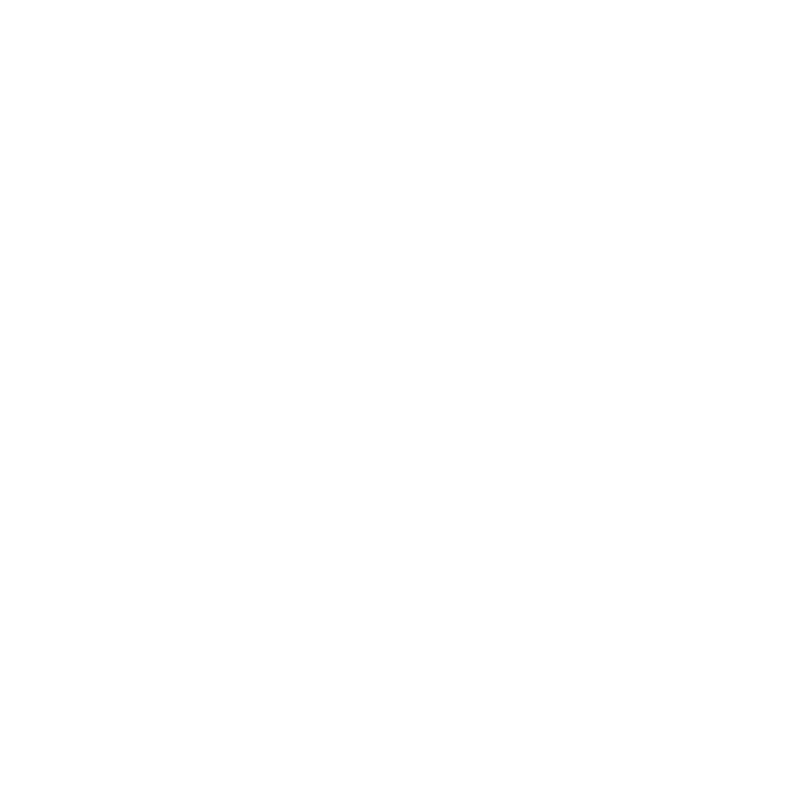
Frame 1 (no input)
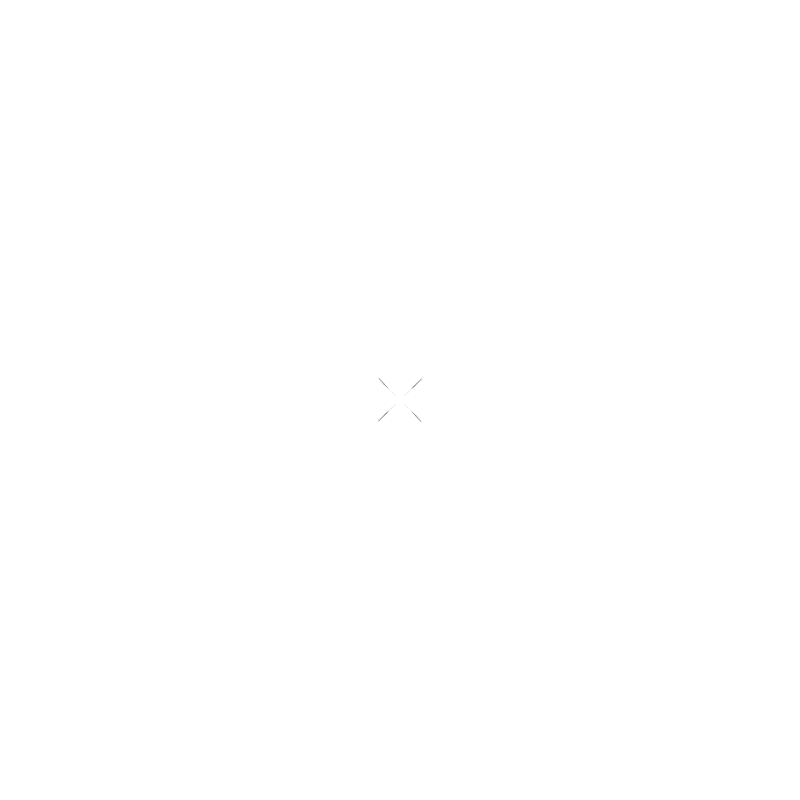
Frame 60 (the mouse pressed at the canvas centre just before this capture)
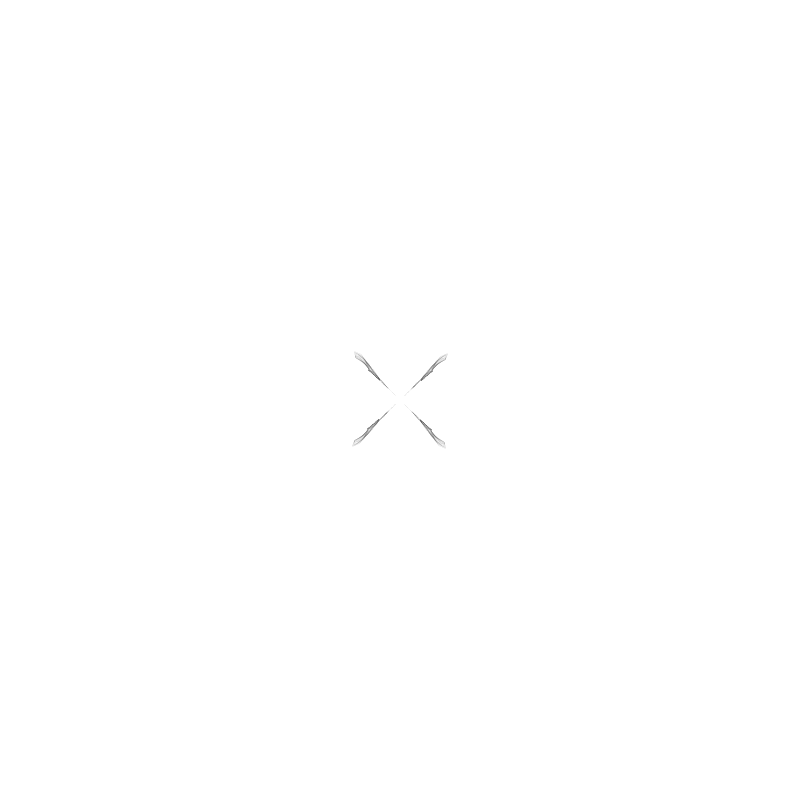
Frame 120 (the mouse held since frame 60 and released just before this capture)

The Processing sketch that drew these frames (run headless with seeded random() and noise(); from frame 60 on, the mouse is pressed at the canvas centre):

// Processing sketch: processing_44502
// ── processing_44502.pde


float rot;
float skl;

float posX;
float ruidoX = .009;
float varX;
float posY;
float ruidoY = .0095;
float varY;

float aposX;
float aruidoX = .008;
float avarX;
float aposY;
float aruidoY = .0085;
float avarY;

float bposX;
float bruidoX = .007;
float bvarX;
float bposY;
float bruidoY = .0075;
float bvarY;

float cposX;
float cruidoX = .006;
float cvarX;
float cposY;
float cruidoY = .0065;
float cvarY;


// - - - -  - - -  -- - - - - - SETUP - - - - - - - - - - - -


void setup (){
  
  
 size (800,800);
 smooth();
 background (255);
 frameRate (40); 
 
}


// - - - - - - - - -  - - -DRAW - - - - - - - - - - - 


void draw (){
  
  translate (400,400);
  scale (skl%1);
  skl += 0.001;
  
  rotate (radians (rot%90));
  rot += 0.01;
  
posX = noise(varX)*width;
varX += ruidoX;
posY = noise (varY)*height;
varY += ruidoY;
aposX = noise(avarX)*width;
avarX += aruidoX;
aposY = noise (avarY)*height;
avarY += aruidoY;
bposX = noise(bvarX)*width;
bvarX += bruidoX;
bposY = noise (bvarY)*height;
bvarY += bruidoY;
cposX = noise(cvarX)*width;
cvarX += cruidoX;
cposY = noise (cvarY)*height;
cvarY += cruidoY;
  
  
fill (255,15);
stroke (0,0,0,100);
beginShape (QUADS);
vertex (posX,posY);
vertex (aposX, aposY);
vertex (bposX, bposY);
vertex (cposX, cposY);
endShape ();

fill (255,15);
stroke (0,0,0,100);
beginShape (QUADS);
vertex (-posX,-posY);
vertex (-aposX, -aposY);
vertex (-bposX, -bposY);
vertex (-cposX, -cposY);
endShape ();

fill (255,15);
stroke (0,0,0,100);
beginShape (QUADS);
vertex (-posX, posY);
vertex (-aposX, aposY);
vertex (-bposX, bposY);
vertex (-cposX, cposY);
endShape ();


fill (255,15);
stroke (0,0,0,100);
beginShape (QUADS);
vertex (posX, -posY);
vertex (aposX, -aposY);
vertex (bposX, -bposY);
vertex (cposX, -cposY);
endShape ();




  
}




  
